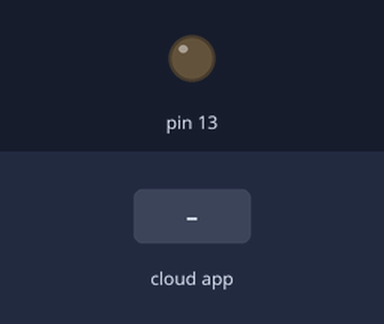
The sketch below on a simulated Arduino Uno, built with avr-gcc and run on an emulated ATmega328P. Shown: output pins drawn as LEDs (lit = HIGH). Inputs (shaded band) come from the test bench. The ROS host is connected and sends only what is stated.

Above: at 1.2 s.
1.3 s: the phone or cloud app sets toggle_led to 0
At 2.5 s:
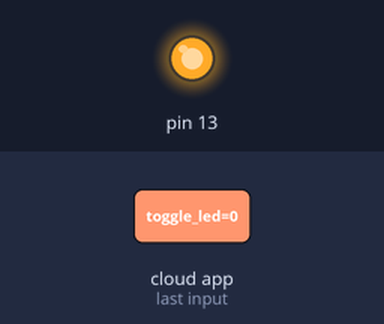
2.8 s: the phone or cloud app sets toggle_led to 1
At 3.6 s:
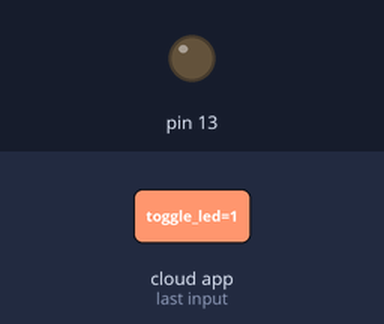
Timing chart, 0 to 5.8 s (numbered marks = the images above; inputs shaded):
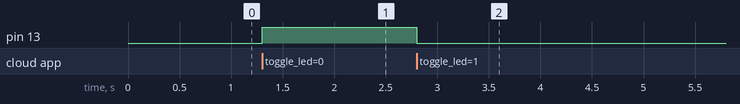

Measured:
- after the input at 1.3 s, pin 13: LOW → HIGH at once
- after the input at 2.8 s, pin 13: HIGH → LOW at once

The sketch:

Rosserial_Arduino_Exercise2_LedControl.ino
```cpp
#include <ArduinoHardware.h>
#include <ros.h>
#include <std_msgs/Empty.h>

ros::NodeHandle nh;
int estat = 0;

void messageCb(const std_msgs::Empty &toggle_msg) {
  if (estat == 1) {
    digitalWrite(13, LOW);  //Blink the led
    estat = 0;
  }
  else {
    digitalWrite(13, HIGH);  //Blink the led
    estat = 1;
  }
}

ros::Subscriber <std_msgs::Empty> sub("toggle_led", &messageCb);

void setup()
{
  pinMode(13, OUTPUT);
  digitalWrite(13, LOW);
  nh.initNode();
  nh.subscribe(sub);
}

void loop()
{
  nh.spinOnce();
  delay(1);
}
```
